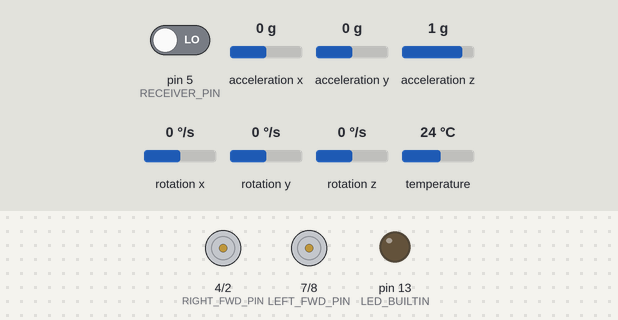
Recording of a sketch running on a simulated Arduino Uno, built with avr-gcc and run on an emulated ATmega328P. Parts: motor-driver pin pairs drawn as motors (green arrow = first pin HIGH = forward, orange = second pin HIGH = backward, longer = more drive, scaled by the enable pin), output pins drawn as LEDs (lit = HIGH). Inputs (shaded band) come from the test bench; at power-on: pin 5 (RECEIVER_PIN) LOW, acceleration x 0 g, acceleration y 0 g, acceleration z 1 g, rotation x 0 °/s, rotation y 0 °/s, rotation z 0 °/s, temperature 24 °C. What the sketch prints to the serial monitor is not drawn.

Above: at 2.4 s.
2.5 s: pin 5 (RECEIVER_PIN) driven HIGH
At 3.7 s:
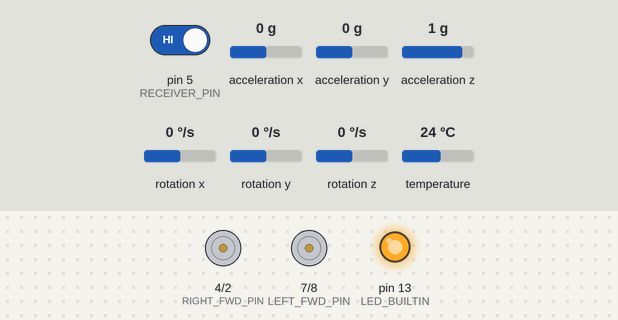
4.0 s: acceleration x set to -0.5 g
5.5 s: acceleration x set to -0.8 g
At 6.1 s:
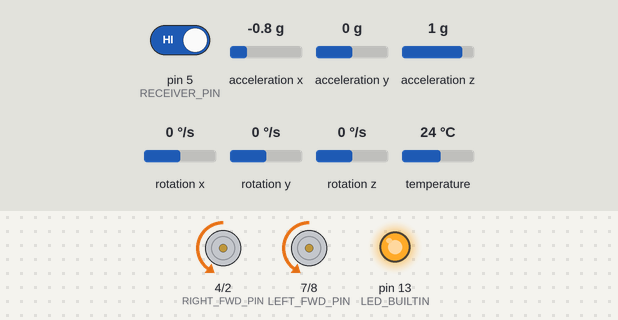
7.0 s: acceleration y set to -0.5 g
8.5 s: acceleration y set to -0.8 g
At 9.5 s:
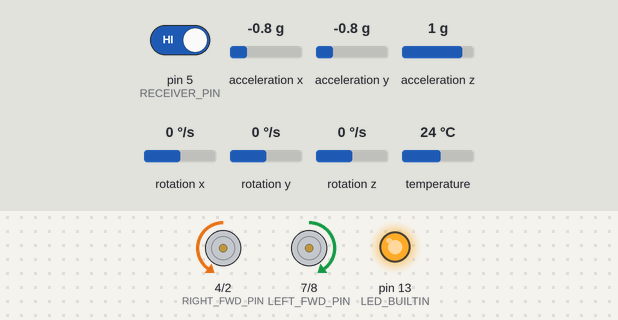
10.0 s: acceleration y set to 0.8 g
At 10.6 s:
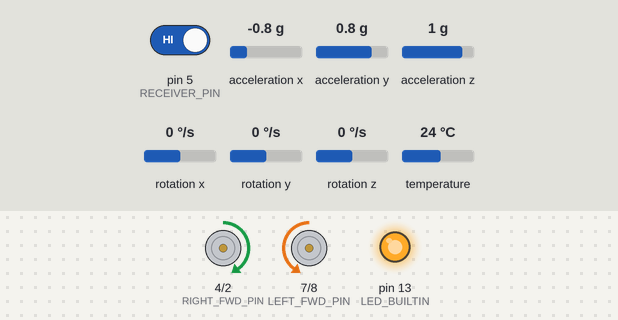
Timing chart, 0 to 12.5 s (numbered marks = the images above; inputs shaded):
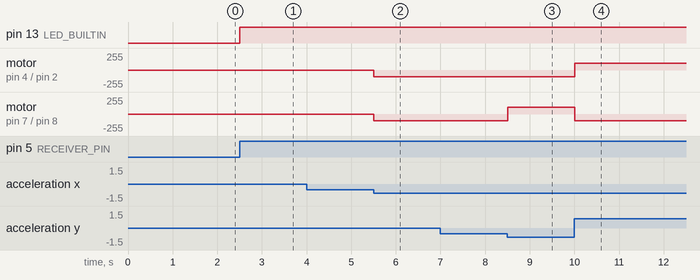

The sketch:

main_processing_unit.ino
```cpp
/*
 * Main Processing Unit — Headway Motion Wheelchair
 *
 * Reads head-tilt data from an MPU6050 accelerometer/gyroscope and
 * translates it into motor commands for a two-motor differential-drive
 * wheelchair.  An external RFID unit gates access: the wheelchair moves
 * only when the receiver pin is HIGH (RFID authorised).
 *
 * Hardware:
 *   - Arduino Uno / Mega
 *   - MPU6050 on I2C (SDA/SCL)
 *   - L298N dual H-bridge motor driver
 *   - Receiver pin from RFID unit (digital pin 5)
 */

#include <Adafruit_MPU6050.h>
#include <Adafruit_Sensor.h>
#include <Wire.h>

#include "config.h"       // Pin assignments, thresholds, and tuneable constants
#include "calibration.h"  // Startup calibration routine

// ---------------------------------------------------------------------------
// Global objects
// ---------------------------------------------------------------------------
Adafruit_MPU6050   head;   // MPU6050 sensor instance
CalibrationRoutine calib;  // Startup calibration (computes axis offsets)

// ===========================================================================
// Setup
// ===========================================================================
void setup(void) {
    // Start I2C bus for MPU6050 communication
    Wire.begin();

    // Built-in LED signals that the system is active
    pinMode(LED_BUILTIN, OUTPUT);

    // --- Configure motor driver pins as outputs ---
    // Each motor needs: forward direction, backward direction, PWM enable
    // Right motor (H-bridge channel A)
    pinMode(RIGHT_FWD_PIN, OUTPUT);
    pinMode(RIGHT_BWD_PIN, OUTPUT);
    pinMode(RIGHT_PWM_PIN, OUTPUT);
    // Left motor
    pinMode(LEFT_FWD_PIN, OUTPUT);
    pinMode(LEFT_BWD_PIN, OUTPUT);
    pinMode(LEFT_PWM_PIN, OUTPUT);

    // --- Serial monitor for debugging ---
    Serial.begin(SERIAL_BAUD);
    while (!Serial) {
        delay(10);  // Wait for USB serial connection (needed on some boards)
    }

    Serial.println("Gyroscope coming online...");

    if (!head.begin()) {
        Serial.println("ERROR: MPU6050 not detected — check wiring");
        while (1) {
            delay(10);
        }
    }

    Serial.println("MPU6050 initialised successfully");
    head.setAccelerometerRange(MPU6050_RANGE_2_G);
    Serial.println("Accelerometer range set to +/- 2G");
    Serial.println();

    // --- Run startup calibration ---
    // The user should keep the sensor stationary during this phase.
    calib.run(head);

    Serial.println("Setup complete — ready for input");
    delay(100);
}

// ===========================================================================
// Motor helpers
// ===========================================================================

/**
 * Drive the right motor.
 * @param dir  1 = forward, 0 = backward
 * @param rate PWM duty cycle (0-255)
 */
void rightMotor(int dir, int rate) {
    if (dir == 1) {
        digitalWrite(RIGHT_FWD_PIN, HIGH);
        digitalWrite(RIGHT_BWD_PIN, LOW);
    } else {
        digitalWrite(RIGHT_FWD_PIN, LOW);
        digitalWrite(RIGHT_BWD_PIN, HIGH);
    }
    analogWrite(RIGHT_PWM_PIN, rate);
}

/**
 * Drive the left motor.
 * @param dir  1 = forward, 0 = backward
 * @param rate PWM duty cycle (0-255)
 */
void leftMotor(int dir, int rate) {
    if (dir == 1) {
        digitalWrite(LEFT_BWD_PIN, LOW);
        digitalWrite(LEFT_FWD_PIN, HIGH);
    } else {
        digitalWrite(LEFT_BWD_PIN, HIGH);
        digitalWrite(LEFT_FWD_PIN, LOW);
    }
    analogWrite(LEFT_PWM_PIN, rate);
}

/**
 * Stop both motors immediately.
 */
void stopMotors() {
    rightMotor(0, 0);
    leftMotor(0, 0);
}

// ===========================================================================
// Main loop
// ===========================================================================
void loop() {
    // The wheelchair only responds to head tilt while the RFID receiver
    // pin is HIGH (access granted by the RFID unit).
    while (digitalRead(RECEIVER_PIN)) {
        digitalWrite(LED_BUILTIN, HIGH);

        // Read accelerometer data and apply calibration offsets
        sensors_event_t a, g, temp;
        head.getEvent(&a, &g, &temp);

        float tiltX = a.acceleration.x;  // forward / backward tilt
        float tiltY = a.acceleration.y;  // left / right tilt
        float tiltZ = a.acceleration.z;
        calib.apply(tiltX, tiltY, tiltZ);

        // --- Movement decision tree ---
        //
        // Priority: Y-axis (turning) is evaluated first.
        //   |tiltY| > TILT_THRESHOLD  =>  turn left or right
        //   |tiltY| <= threshold       =>  check X-axis for fwd/bwd
        //   Both within threshold      =>  dead zone, stop motors
        //
        if (tiltY <= TILT_THRESHOLD) {
            if (tiltY >= -TILT_THRESHOLD) {
                // Y-axis within dead zone — check X for forward/backward
                if (tiltX >= TILT_THRESHOLD) {
                    // Tilt forward — drive forward
                    rightMotor(1, MOTOR_SPEED);
                    leftMotor(1, MOTOR_SPEED);
                } else if (tiltX <= -TILT_THRESHOLD) {
                    // Tilt backward — drive backward
                    rightMotor(0, MOTOR_SPEED);
                    leftMotor(0, MOTOR_SPEED);
                } else {
                    // Head level — stop
                    stopMotors();
                }
            } else {
                // Tilt right — pivot right (right backward, left forward)
                rightMotor(0, MOTOR_SPEED);
                leftMotor(1, MOTOR_SPEED);
            }
        } else {
            // Tilt left — pivot left (right forward, left backward)
            rightMotor(1, MOTOR_SPEED);
            leftMotor(0, MOTOR_SPEED);
        }
    }
    // RFID access revoked — LED off, motors idle until next authorisation
}
```

calibration.cpp
```cpp
/*
 * calibration.cpp — Implementation of CalibrationRoutine
 */

#include "calibration.h"

// ===========================================================================
// Constructor
// ===========================================================================
CalibrationRoutine::CalibrationRoutine(uint16_t numSamples) {
    _numSamples    = numSamples;
    _data.offsetX  = 0.0f;
    _data.offsetY  = 0.0f;
    _data.offsetZ  = 0.0f;
    _data.valid    = false;
}

// ===========================================================================
// run — collect samples and compute mean offset
// ===========================================================================
bool CalibrationRoutine::run(Adafruit_MPU6050 &sensor) {
    float sumX = 0.0f;
    float sumY = 0.0f;
    float sumZ = 0.0f;

    Serial.println("Calibrating — hold the sensor still...");

    for (uint16_t i = 0; i < _numSamples; i++) {
        sensors_event_t a, g, temp;
        sensor.getEvent(&a, &g, &temp);

        sumX += a.acceleration.x;
        sumY += a.acceleration.y;
        sumZ += a.acceleration.z;

        delay(CALIBRATION_DELAY_MS);

        // Print a dot every 10 samples for progress feedback
        if ((i + 1) % 10 == 0) {
            Serial.print(".");
        }
    }

    Serial.println(" done");

    _data.offsetX = sumX / _numSamples;
    _data.offsetY = sumY / _numSamples;
    _data.offsetZ = sumZ / _numSamples;
    _data.valid   = true;

    Serial.print("Offsets — X: ");
    Serial.print(_data.offsetX, 2);
    Serial.print("  Y: ");
    Serial.print(_data.offsetY, 2);
    Serial.print("  Z: ");
    Serial.println(_data.offsetZ, 2);

    return true;
}

// ===========================================================================
// getData
// ===========================================================================
CalibrationData CalibrationRoutine::getData() const {
    return _data;
}

// ===========================================================================
// apply — subtract offsets from raw readings
// ===========================================================================
void CalibrationRoutine::apply(float &rawX, float &rawY, float &rawZ) const {
    if (_data.valid) {
        rawX -= _data.offsetX;
        rawY -= _data.offsetY;
        rawZ -= _data.offsetZ;
    }
}
```

calibration.h
```cpp
/*
 * calibration.h — Startup calibration routine for MPU6050
 *
 * On power-up the sensor's "zero" reading depends on its physical
 * orientation and any manufacturing bias.  CalibrationRoutine samples
 * a configurable number of readings while the user holds still, then
 * computes per-axis offsets.  Subsequent readings can be corrected by
 * subtracting these offsets.
 */

#ifndef CALIBRATION_H
#define CALIBRATION_H

#include <Arduino.h>
#include <Adafruit_MPU6050.h>
#include <Adafruit_Sensor.h>

// ---------------------------------------------------------------------------
// Default calibration settings
// ---------------------------------------------------------------------------
#define DEFAULT_CALIBRATION_SAMPLES 50   // Number of readings to average
#define CALIBRATION_DELAY_MS        20   // Delay between samples (ms)

// ---------------------------------------------------------------------------
// CalibrationData — stores computed offsets
// ---------------------------------------------------------------------------
struct CalibrationData {
    float offsetX;
    float offsetY;
    float offsetZ;
    bool  valid;  // true after a successful calibration run
};

// ---------------------------------------------------------------------------
// CalibrationRoutine
// ---------------------------------------------------------------------------
class CalibrationRoutine {
public:
    /**
     * @param numSamples Number of readings to average during calibration
     */
    CalibrationRoutine(uint16_t numSamples = DEFAULT_CALIBRATION_SAMPLES);

    /**
     * Run the calibration.  The user should keep the sensor stationary
     * while this is executing.
     *
     * @param sensor  Reference to an initialised Adafruit_MPU6050
     * @return true on success, false if the sensor could not be read
     */
    bool run(Adafruit_MPU6050 &sensor);

    /** Get the computed calibration data. */
    CalibrationData getData() const;

    /**
     * Apply the stored offsets to a raw reading.
     * @param rawX  Raw X acceleration (modified in-place)
     * @param rawY  Raw Y acceleration (modified in-place)
     * @param rawZ  Raw Z acceleration (modified in-place)
     */
    void apply(float &rawX, float &rawY, float &rawZ) const;

private:
    uint16_t        _numSamples;
    CalibrationData _data;
};

#endif // CALIBRATION_H
```

filters.cpp
```cpp
/*
 * filters.cpp — Implementations of MovingAverageFilter and LowPassFilter
 */

#include "filters.h"

// ===========================================================================
// MovingAverageFilter
// ===========================================================================

MovingAverageFilter::MovingAverageFilter(uint8_t windowSize) {
    _windowSize = min(windowSize, (uint8_t)MAX_WINDOW_SIZE);
    reset();
}

float MovingAverageFilter::update(float value) {
    // Subtract the oldest sample from the running sum
    _sum -= _buffer[_index];

    // Store the new sample
    _buffer[_index] = value;
    _sum += value;

    // Advance the circular index
    _index = (_index + 1) % _windowSize;

    // Track how many samples have been added (up to windowSize)
    if (_count < _windowSize) {
        _count++;
    }

    return _sum / _count;
}

void MovingAverageFilter::reset() {
    _sum   = 0.0f;
    _index = 0;
    _count = 0;
    for (uint8_t i = 0; i < MAX_WINDOW_SIZE; i++) {
        _buffer[i] = 0.0f;
    }
}

// ===========================================================================
// LowPassFilter
// ===========================================================================

LowPassFilter::LowPassFilter(float alpha) {
    // Clamp alpha to valid range
    if (alpha <= 0.0f) {
        _alpha = 0.01f;
    } else if (alpha > 1.0f) {
        _alpha = 1.0f;
    } else {
        _alpha = alpha;
    }
    reset();
}

float LowPassFilter::update(float value) {
    if (!_initialised) {
        // First sample — no previous output to blend with
        _output = value;
        _initialised = true;
    } else {
        // Exponential smoothing: output = alpha * new + (1 - alpha) * prev
        _output = _alpha * value + (1.0f - _alpha) * _output;
    }
    return _output;
}

void LowPassFilter::reset() {
    _output      = 0.0f;
    _initialised = false;
}
```

filters.h
```cpp
/*
 * filters.h — Lightweight signal-processing filters for sensor data
 *
 * Two filters are provided:
 *
 *   MovingAverageFilter  – Sliding-window mean.  Good for removing
 *                          high-frequency jitter while keeping latency low.
 *
 *   LowPassFilter        – Exponential smoothing (first-order IIR).
 *                          A single "alpha" parameter controls the trade-off
 *                          between responsiveness and smoothness.
 */

#ifndef FILTERS_H
#define FILTERS_H

#include <Arduino.h>

// ---------------------------------------------------------------------------
// MovingAverageFilter
// ---------------------------------------------------------------------------

#define MAX_WINDOW_SIZE 20  // Maximum samples the moving-average can hold

class MovingAverageFilter {
public:
    /**
     * @param windowSize Number of samples to average (clamped to MAX_WINDOW_SIZE)
     */
    MovingAverageFilter(uint8_t windowSize);

    /**
     * Feed a new sample into the filter.
     * @param value Raw sensor reading
     * @return Filtered (averaged) value
     */
    float update(float value);

    /** Reset the buffer and running sum. */
    void reset();

private:
    float   _buffer[MAX_WINDOW_SIZE];
    float   _sum;
    uint8_t _windowSize;
    uint8_t _index;
    uint8_t _count;
};

// ---------------------------------------------------------------------------
// LowPassFilter
// ---------------------------------------------------------------------------

class LowPassFilter {
public:
    /**
     * @param alpha Smoothing factor in (0, 1].
     *              Small alpha = heavier smoothing, slower response.
     *              alpha = 1.0  = no filtering (pass-through).
     */
    LowPassFilter(float alpha);

    /**
     * Feed a new sample into the filter.
     * @param value Raw sensor reading
     * @return Filtered value
     */
    float update(float value);

    /** Reset the filter state. */
    void reset();

private:
    float _alpha;
    float _output;
    bool  _initialised;
};

#endif // FILTERS_H
```

config.h
```cpp
/*
 * config.h — Central configuration for the Main Processing Unit
 *
 * All tuneable constants and pin assignments live here so they can be
 * adjusted in one place without touching the control logic.
 */

#ifndef CONFIG_H
#define CONFIG_H

// ---------------------------------------------------------------------------
// Serial
// ---------------------------------------------------------------------------
#define SERIAL_BAUD    115200

// ---------------------------------------------------------------------------
// Motor speed
// ---------------------------------------------------------------------------
#define MOTOR_SPEED    100   // Default PWM duty cycle (0-255)

// ---------------------------------------------------------------------------
// Tilt detection
// ---------------------------------------------------------------------------
#define TILT_THRESHOLD 6.0   // Acceleration threshold (m/s^2) for movement

// ---------------------------------------------------------------------------
// Pin assignments — Receiver
// ---------------------------------------------------------------------------
#define RECEIVER_PIN   5     // HIGH when RFID unit grants access

// ---------------------------------------------------------------------------
// Pin assignments — Right motor (H-bridge channel A)
// ---------------------------------------------------------------------------
#define RIGHT_FWD_PIN  4     // IN1
#define RIGHT_BWD_PIN  2     // IN2
#define RIGHT_PWM_PIN  11    // ENA (PWM)

// ---------------------------------------------------------------------------
// Pin assignments — Left motor (H-bridge channel B)
// ---------------------------------------------------------------------------
#define LEFT_FWD_PIN   7     // IN3
#define LEFT_BWD_PIN   8     // IN4
#define LEFT_PWM_PIN   10    // ENB (PWM)

#endif // CONFIG_H
```

Measured:
- the behaviour switches between -0.6 and -0.7 g on acceleration x (found by bisection; images 1 and 2)
- the behaviour switches between -0.6 and -0.7 g on acceleration y (found by bisection; images 2 and 3)
- after the input at 2.5 s, pin 13 (LED_BUILTIN): LOW → HIGH at once
- after the input at 4.0 s, every drawn part: stays the same
- after the input at 5.5 s, motor on pin 4 (RIGHT_FWD_PIN) / pin 2 (RIGHT_BWD_PIN), motor on pin 7 (LEFT_FWD_PIN) / pin 8 (LEFT_BWD_PIN): stopped → backward 100/255 at once
- after the input at 7.0 s, every drawn part: stays the same
- after the input at 8.5 s, motor on pin 7 (LEFT_FWD_PIN) / pin 8 (LEFT_BWD_PIN): backward 100/255 → forward 100/255 at once
- after the input at 10.0 s, motor on pin 4 (RIGHT_FWD_PIN) / pin 2 (RIGHT_BWD_PIN): backward 100/255 → forward 100/255 at once; motor on pin 7 (LEFT_FWD_PIN) / pin 8 (LEFT_BWD_PIN): forward 100/255 → backward 100/255 at once
